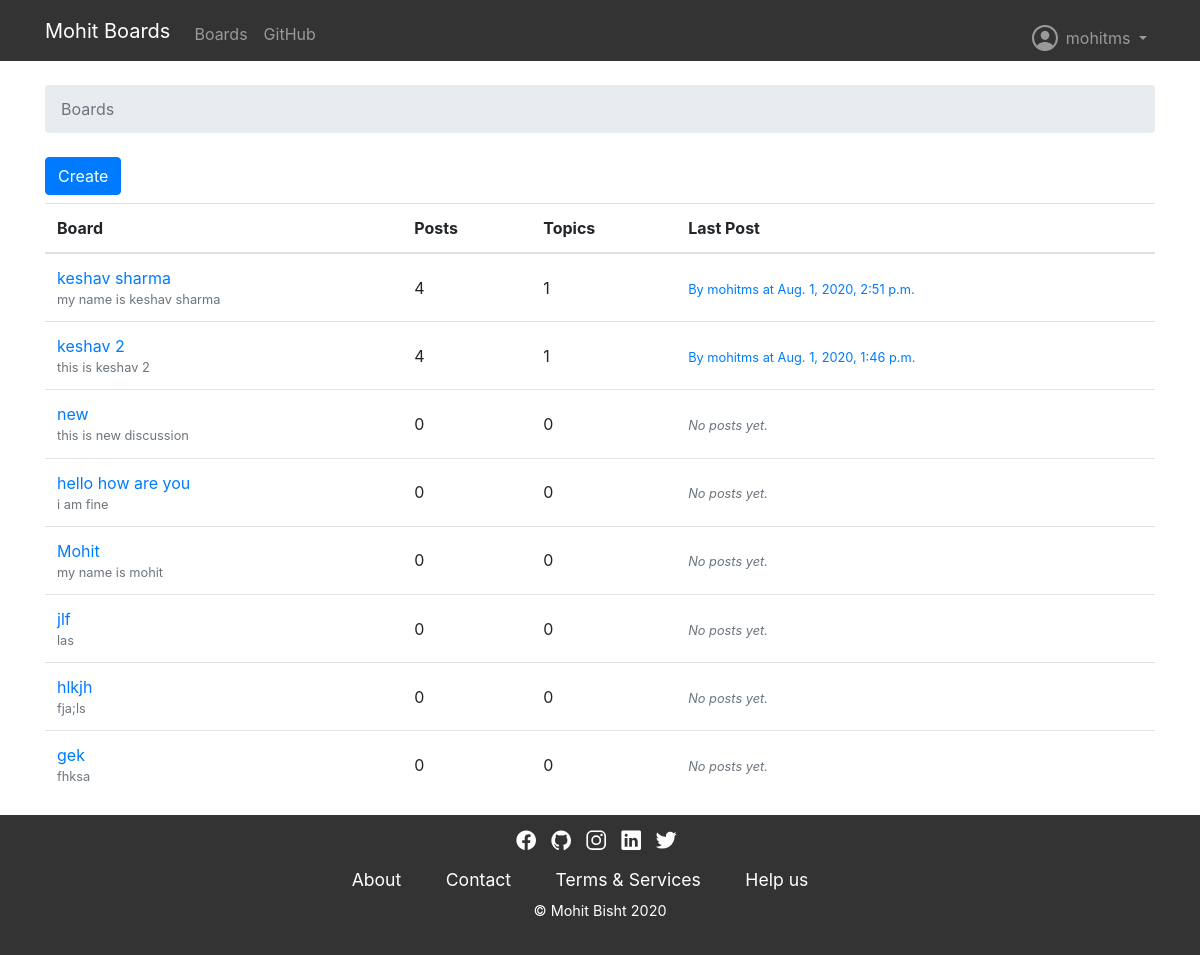
/boards/ (signed in), run on an earlier commit of the app's database.
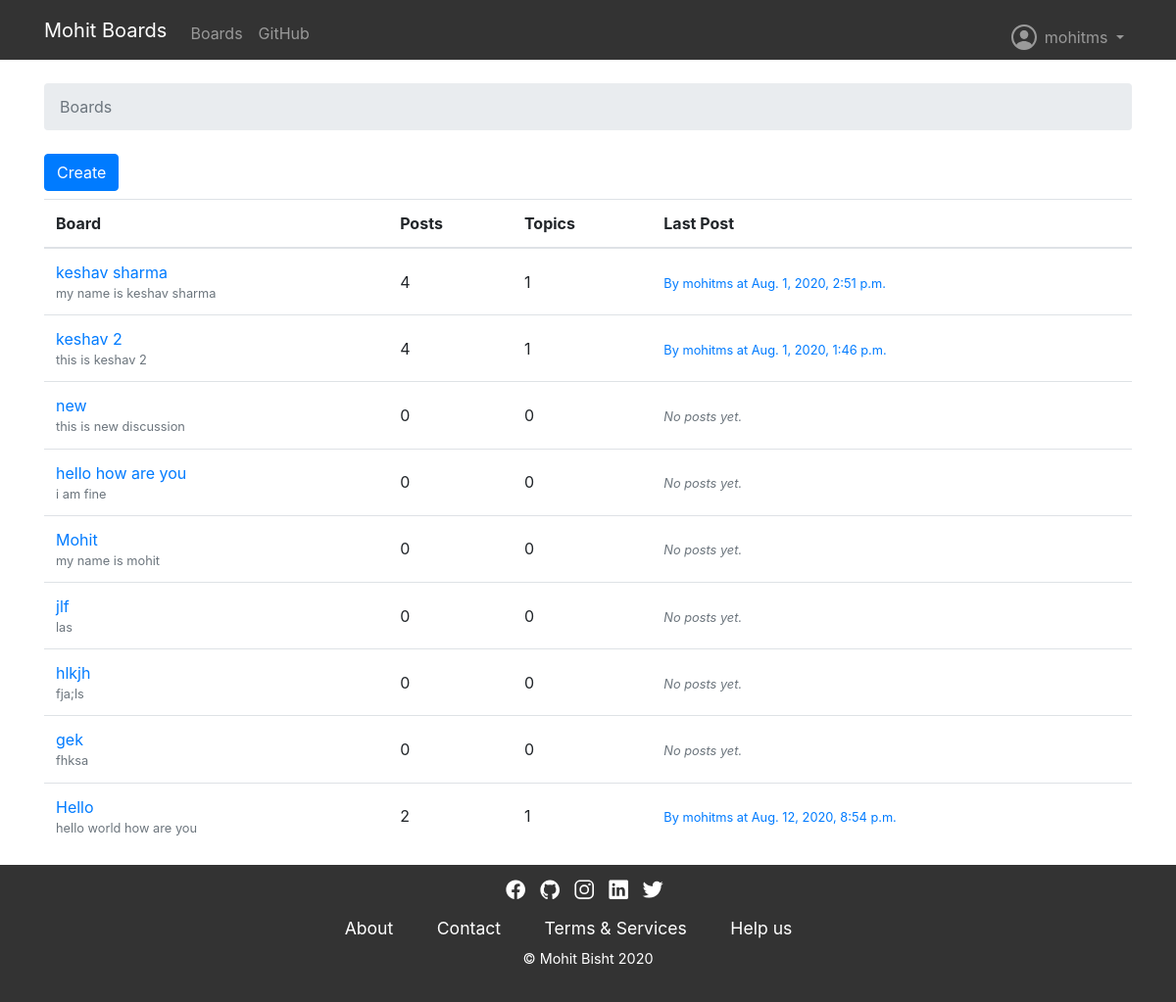
And on a later commit of the database.
### chatsite/models.py (models this page shows, shortened)
class Board(models.Model):
    name = models.CharField(max_length=30, unique=True)
    description = models.CharField(max_length=100)
    def get_posts_count(self):
        return Post.objects.filter(topic__board=self).count()
    def get_last_post(self):
        return Post.objects.filter(topic__board=self).order_by('-created_at').first()

class Post(models.Model):
    message = models.TextField(max_length=4000)
    topic = models.ForeignKey(Topic, on_delete=models.CASCADE, related_name='posts')
    created_at = models.DateTimeField(auto_now_add=True)
    updated_at = models.DateTimeField(null=True)
    created_by = models.ForeignKey(User, on_delete=models.CASCADE, related_name='posts')
    updated_by = models.ForeignKey(User, on_delete=models.CASCADE, null=True, related_name='+')

### chatsite/views.py (the view)
# urls.py: url(r'^boards/$', views.BoardListView.as_view(), name='home'),
class BoardListView(ListView):
        model = Board
        context_object_name = 'boards'
        template_name = 'home.html'

### templates/home.html
{% extends 'base.html' %}
{% block breadcrumb %}
  <li class="breadcrumb-item active">Boards</li>
{% endblock %}
{% block content %}
<a class="btn btn-primary mb-2" href="{% url 'board_form' %}">Create</a>
  <table class="table">
    <thead class="thead-inverse">
      <tr>
        <th>Board</th>
        <th>Posts</th>
        <th>Topics</th>
        <th>Last Post</th>
      </tr>
    </thead>
    <tbody>
      {% for board in boards %}
        <tr>
          <td>
            <a href="{% url 'board_topics' board.pk %}">{{ board.name }}</a>
            <small class="text-muted d-block">{{ board.description }}</small>
          </td>
          <td class="align-middle">
            {{ board.get_posts_count }}
          </td>
          <td class="align-middle">
            {{ board.topics.count }}
          </td>
          <td class="align-middle">
            {% with post=board.get_last_post %}
            {% if post %}
              <small>
                <a href="{% url 'topic_posts' board.pk post.topic.pk %}">
                  By {{ post.created_by.username }} at {{ post.created_at }}
                </a>
              </small>
            {% else %}
              <small class="text-muted">
                <em>No posts yet.</em>
              </small>
            {% endif %}
          {% endwith %}
          </td>
        </tr>
      {% endfor %}
    </tbody>
  </table>
{% endblock %}

What changed in the data, as far as the page shows it:
added Board: name "Hello", description "hello world how are you", get_posts_count "2", topics.count "1", get_last_post.created_by.username "mohitms", get_last_post.created_at "Aug. 12, 2020, 8:54 p.m."
